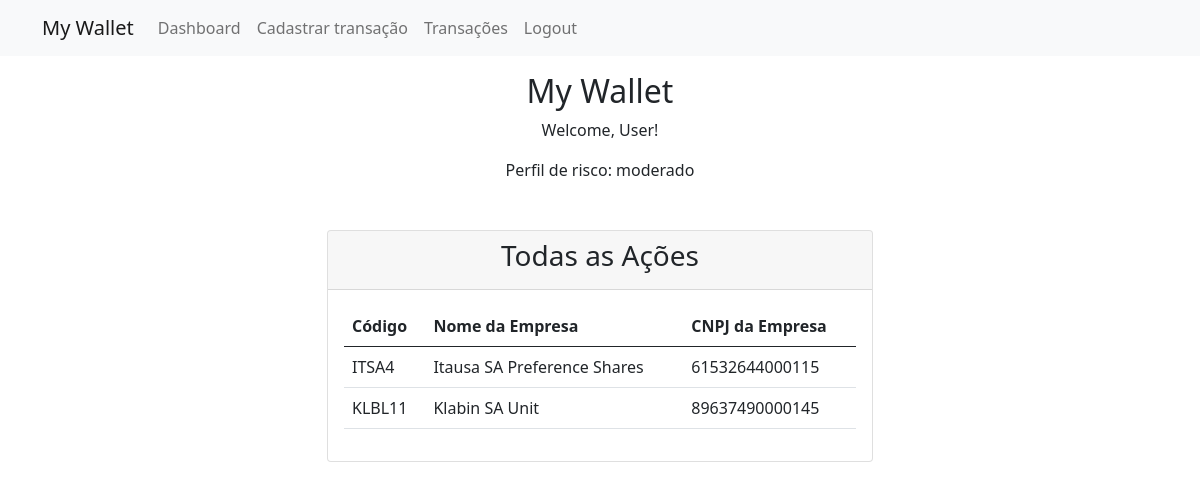
The page / (signed in) on the database its author committed.
### my_wallet/models.py (models this page shows, shortened)
class Investor(models.Model):
    PERFIL_DE_RISCO_CHOICES = (
        ('conservador', 'Conservador'),
        ('moderado', 'Moderado'),
        ('arrojado', 'Arrojado'),
    )
    user = models.OneToOneField(User, on_delete=models.CASCADE)
    perfil_de_risco = models.CharField(max_length=20, choices=PERFIL_DE_RISCO_CHOICES)

class Stock(models.Model):
    codigo = models.CharField(max_length=6, unique=True, help_text='Código de 4 letras maiúsculas seguidas de 1 ou 2 números.')
    nome_empresa = models.CharField(max_length=100)
    cnpj_empresa = models.CharField(max_length=14, unique=True, help_text='Deve conter apenas números.')

### my_wallet/views.py (the view)
# urls.py: path('', views.dashboard, name='dashboard'),
@login_required
def dashboard(request):
    user = request.user
    stocks = Stock.objects.all()
    context = {
        'user': user,
        'stocks': stocks,
    }
    return render(request, 'dashboard.html', context)

### my_wallet/templates/dashboard.html
{% extends 'base.html' %}
{% block content %}
  <div class="text-center mt-3">
    <h2>My Wallet</h2>
    <p>Welcome, {{ user.username }}!</p>
    <p>Perfil de risco: {{ user.investor.perfil_de_risco }}</p>
  </div>
  <div class="container mt-5">
    <div class="row justify-content-center">
      <div class="col-md-6">
        <div class="card">
          <div class="card-header">
            <h3 class="text-center">Todas as Ações</h3>
          </div>
          <div class="card-body">
            <table class="table">
              <thead>
                <tr>
                  <th>Código</th>
                  <th>Nome da Empresa</th>
                  <th>CNPJ da Empresa</th>
                </tr>
              </thead>
              <tbody>
                {% for stock in stocks %}
                  <tr>
                    <td>{{ stock.codigo }}</td>
                    <td>{{ stock.nome_empresa }}</td>
                    <td>{{ stock.cnpj_empresa }}</td>
                  </tr>
                {% empty %}
                  <tr>
                    <td colspan="3">Nenhuma ação cadastrada.</td>
                  </tr>
                {% endfor %}
              </tbody>
            </table>
          </div>
        </div>
      </div>
    </div>
  </div>
{% endblock %}

### my_wallet/templates/base.html (shortened to what this page needs)
{% load static %}
<!DOCTYPE html>
<html>
<head>
  <link rel="stylesheet" href="{% static 'css/bootstrap.min.css' %}">
</head>
<body>
  <nav class="navbar navbar-expand-lg navbar-light bg-light">
    <div class="container">
      <a class="navbar-brand" href="{% url 'dashboard' %}">My Wallet</a>
      <div class="collapse navbar-collapse" id="navbarNav">
        <ul class="navbar-nav ml-auto">
          {% if user.is_authenticated %}
          <li class="nav-item">
            <a class="nav-link" href="{% url 'dashboard' %}">Dashboard</a>
          </li>
          <li class="nav-item">
            <a class="nav-link" href="{% url 'add_transaction' %}">Cadastrar transação</a>
          </li>
          <li class="nav-item">
            <a class="nav-link" href="{% url 'transactions' %}">Transações</a>
          </li>
          <li class="nav-item">
            <a class="nav-link" href="{% url 'logout' %}">Logout</a>
          </li>
          {% endif %}
        </ul>
      </div>
    </div>
  </nav>
  {% block content %}
  {% endblock %}
</body>
</html>

### rows shown on the page
Stock: codigo "ITSA4", nome_empresa "Itausa SA Preference Shares", cnpj_empresa "61532644000115"
Stock: codigo "KLBL11", nome_empresa "Klabin SA Unit", cnpj_empresa "89637490000145"

### other values the page prints
{{ user.username }} "User"
{{ user.investor.perfil_de_risco }} "moderado"
